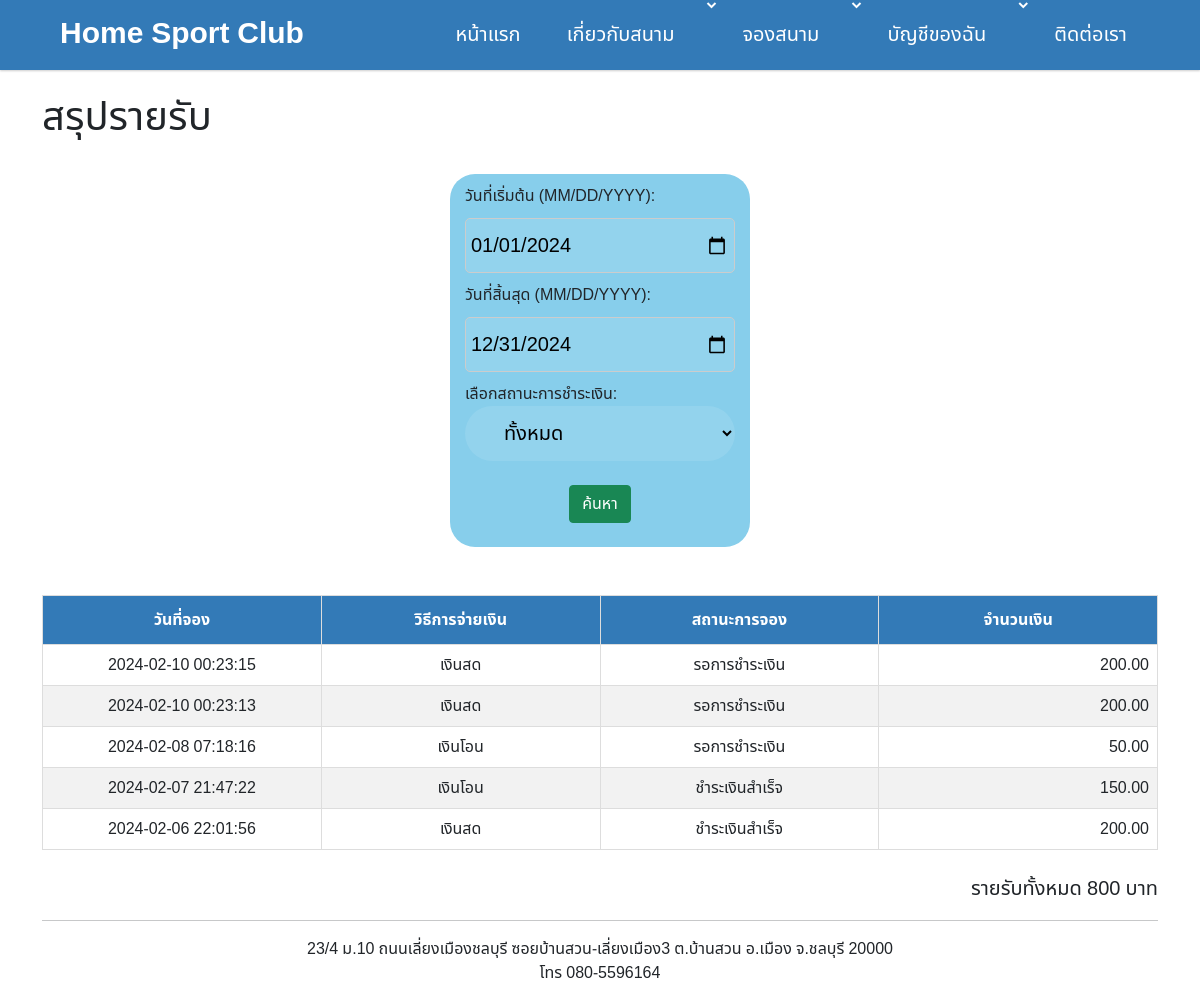
The page /badminton/summary_report.php (signed in) on the database its author committed.
### tables this page shows
CREATE TABLE `t_booking` (
  `booking_id` int(11) NOT NULL,
  `user_id` int(11) NOT NULL COMMENT 't_user',
  `court_id` int(11) NOT NULL COMMENT 'm_court',
  `booking_start_time` datetime NOT NULL,
  `booking_end_time` datetime NOT NULL,
  `payment_type_id` int(11) NOT NULL,
  `payment_id` int(11) DEFAULT NULL COMMENT 't_payment',
  `booking_status` tinyint(4) NOT NULL DEFAULT 1,
  `booking_amount` decimal(10,2) NOT NULL,
  `promotion_id` int(11) DEFAULT NULL,
  `create_date` datetime NOT NULL,
  `edit_date` datetime DEFAULT NULL,
  `create_by` int(11) NOT NULL COMMENT 't_user',
  `edit_by` int(11) DEFAULT NULL COMMENT 't_user',
  `del` tinyint(1) NOT NULL
);

CREATE TABLE `m_payment_type` (
  `payment_type_id` int(11) NOT NULL,
  `payment_type_name` varchar(32) NOT NULL
);

### badminton/summary_report.php (the view, shortened to what this page needs)
<?php
include 'common/connect.php';
include "header.php";
$sum_amt = 0;
$start_date = date('2024-01-01');
$end_date = date('2024-12-31');
$status = '%';
?>
<!DOCTYPE html>
<html lang="en">
<head>
    <link href='https://unpkg.com/boxicons@2.0.7/css/boxicons.min.css' rel='stylesheet'>
    <link rel="stylesheet" href="css/boostrap/css/bootstrap.min.css">
    <link rel="stylesheet" href="css/mytable.css">
</head>
<body>
    <div class="container">
        <br>
        <h1>สรุปรายรับ</h1>
        <br>
        <div class="container2">
            <form action="summary_report.php" method="POST" enctype="multipart/form-data">
                <div>
                <div class="input-field">
                    <label for="date" style="display: block; margin-bottom: 10px;">
                        วันที่เริ่มต้น (MM/DD/YYYY):
                    </label>
                    <input class="input" type="date" name="start_date" value="2024-01-01" required style="padding: 5px; border-radius: 5px;
            border: 1px solid #ccc; margin-bottom: 10px;">
                </div>
                <div class="input-field">
                    <label for="date" style="display: block; margin-bottom: 10px;">
                        วันที่สิ้นสุด (MM/DD/YYYY):
                    </label>
                    <input class="input" type="date" name="end_date" value="2024-12-31" required style="padding: 5px; border-radius: 5px;
            border: 1px solid #ccc; margin-bottom: 10px;">
                </div>
                </div>
                <div class="input-field">
                    <label for="status">เลือกสถานะการชำระเงิน:</label>
                    <select class="input" id="status" name="status">
                        <option value="%">ทั้งหมด</option>;
                    </select>
                </div>
                <div class="input-field">
                    <div align=center>
                        <button type="submit" class="btn btn-success" value="submit" name="submit">ค้นหา</button>
                    </div>
                    <div><br></div>
                </div>
            </form>
        </div>
        <br>
        <table id="customers">
            <BR>
            <thead>
                <tr>
                    <th width="10%">วันที่จอง</th>
                    <th width="10%">วิธีการจ่ายเงิน</th>
                    <th width="10%">สถานะการจอง</th>
                    <th width="10%">จำนวนเงิน</th>
                </tr>
            </thead>
            <tbody>
                <?php
                $sql = "SELECT
                            tu.user_name,
                            tu.user_tel,
                            tb.court_id,
                            tb.booking_status,
                            tb.booking_amount,
                            mpt.payment_type_name,
                            tb.create_date
                        FROM
                            `t_booking` tb
                        LEFT JOIN `t_user` tu ON
                            tb.user_id = tu.user_id
                        LEFT JOIN `m_payment_type` mpt ON
                            mpt.payment_type_id = tb.payment_type_id
                        WHERE tb.booking_status LIKE '$status' AND ( tb.create_date BETWEEN '$start_date' AND '$end_date' ) AND NOT booking_status = 3
                        ORDER BY tb.create_date DESC;";
                $result = mysqli_query($conn, $sql);
                while ($row = mysqli_fetch_assoc($result)) {
                    $sum_amt = $sum_amt + $row["booking_amount"];
                    echo "<td>" . $row["create_date"] .  "</td> ";
                    echo "<td>" . $row["payment_type_name"] .  "</td> ";
                    if ($row["booking_status"] == 1) {
                        echo "<td>รอการชำระเงิน</td> ";
                    } else if ($row["booking_status"] == 2) {
                        echo "<td>ชำระเงินสำเร็จ</td> ";
                    } else {
                        echo "<td>ยกเลิการจอง</td> ";
                    }
                    echo "<td style='text-align: right;' >" . $row["booking_amount"] .  "</td> ";
                }
                echo "</table>";
                echo "<br><label class='right'>รายรับทั้งหมด " . $sum_amt . " บาท</label>";
                ?>
    </div>
    <?php include "footer.php" ?>
</body>
</html>

### badminton/css/style.css (style rules this page uses)
* { box-sizing: border-box; font-family: 'M PLUS Rounded 1c', sans-serif; font-family: 'Noto Sans Thai', sans-serif; }
body { margin: 0; background: #f4f4fb; }

### badminton/css/mytable.css (style rules this page uses)
#customers { font-family: Arial, Helvetica, sans-serif; border-collapse: collapse; width: 100%; }
#customers td { border: 1px solid #dddddd; padding: 8px; text-align: center; }
#customers th { border: 1px solid #ddd; padding: 8px; }
#customers th { padding-top: 12px; padding-bottom: 12px; text-align: center; background-color: #337ab7; color: white; }

### badminton/header.php (style rules this page uses)
* { margin: 0; padding: 0; box-sizing: border-box; font-family: 'M PLUS Rounded 1c', sans-serif; font-family: 'Noto Sans Thai', sans-serif; }
body { min-height: 100vh; }

### badminton/summary_report.php (style rules this page uses)
* { margin: 0; padding: 0; box-sizing: border-box; font-family: 'M PLUS Rounded 1c', sans-serif; font-family: 'Noto Sans Thai', sans-serif; }
body { min-height: 100vh; }
thead { background-color: #64C5D7; color: #000; }
.container2 { width: 300px; display: flex; flex-direction: column; padding: 10px 15px 0 15px; border-radius: 25px; background-color: skyblue; align-items: center; margin-left: auto; margin-right: auto; }
.input-field .input { height: 55px; width: 100%; border: none; border-radius: 30px; font-size: 20px; background: rgba(255, 255, 255, 0.1); outline: none; padding: 0 35px 0; }
.right { font-size: 20px; width: 100%; text-align: right; }

### rows shown on the page
t_booking: create_date "2024-02-10 00:23:15", payment_type.payment_type_name "เงินสด", booking_status "รอการชำระเงิน", booking_amount "200.00"
t_booking: create_date "2024-02-10 00:23:13", payment_type.payment_type_name "เงินสด", booking_status "รอการชำระเงิน", booking_amount "200.00"
t_booking: create_date "2024-02-08 07:18:16", payment_type.payment_type_name "เงินโอน", booking_status "รอการชำระเงิน", booking_amount "50.00"
t_booking: create_date "2024-02-07 21:47:22", payment_type.payment_type_name "เงินโอน", booking_status "ชำระเงินสำเร็จ", booking_amount "150.00"
t_booking: create_date "2024-02-06 22:01:56", payment_type.payment_type_name "เงินสด", booking_status "ชำระเงินสำเร็จ", booking_amount "200.00"

### other values the page prints
$sum_amt "800"
